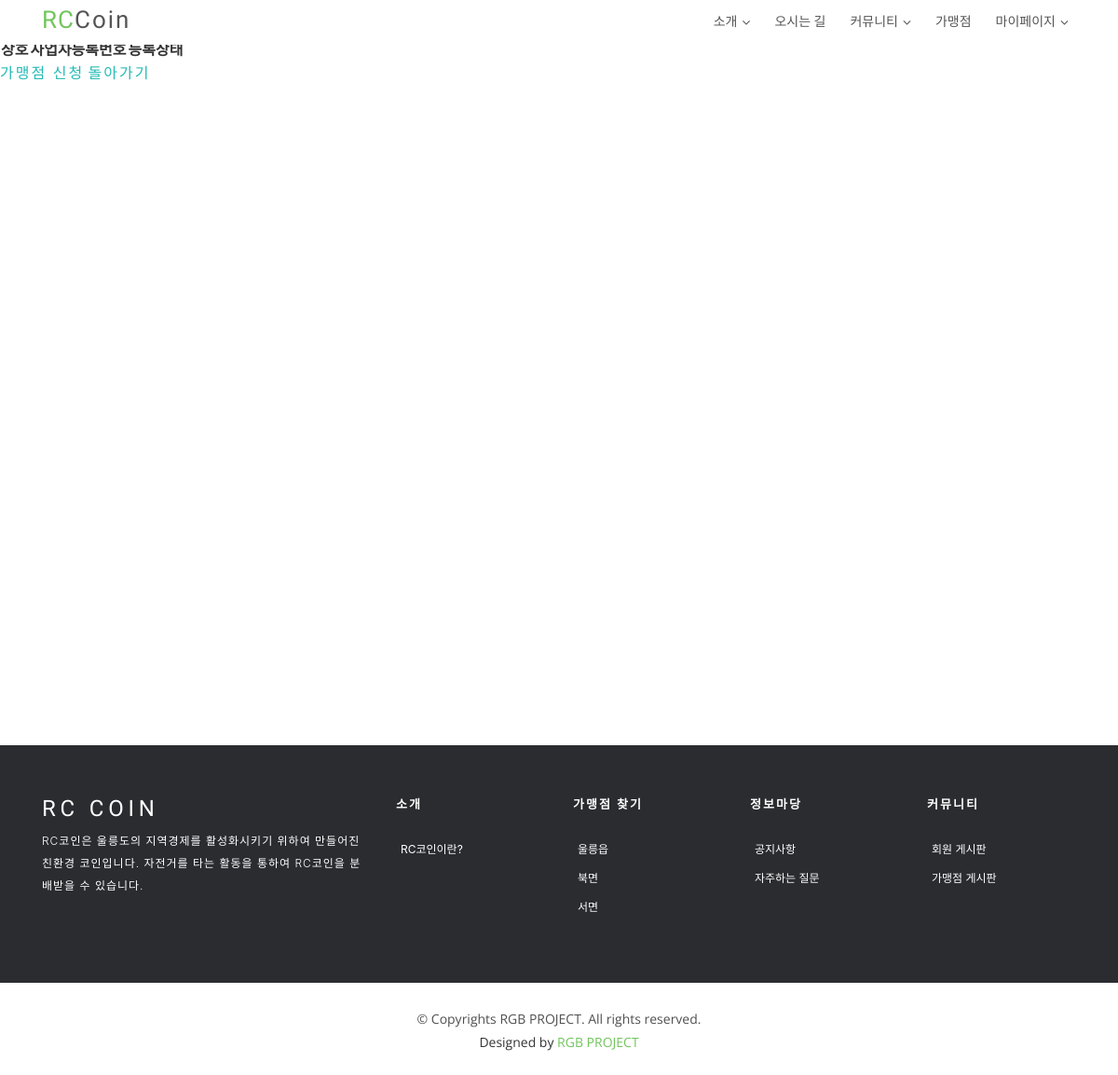
/store/list/ (signed in), run on an earlier commit of the app's database.
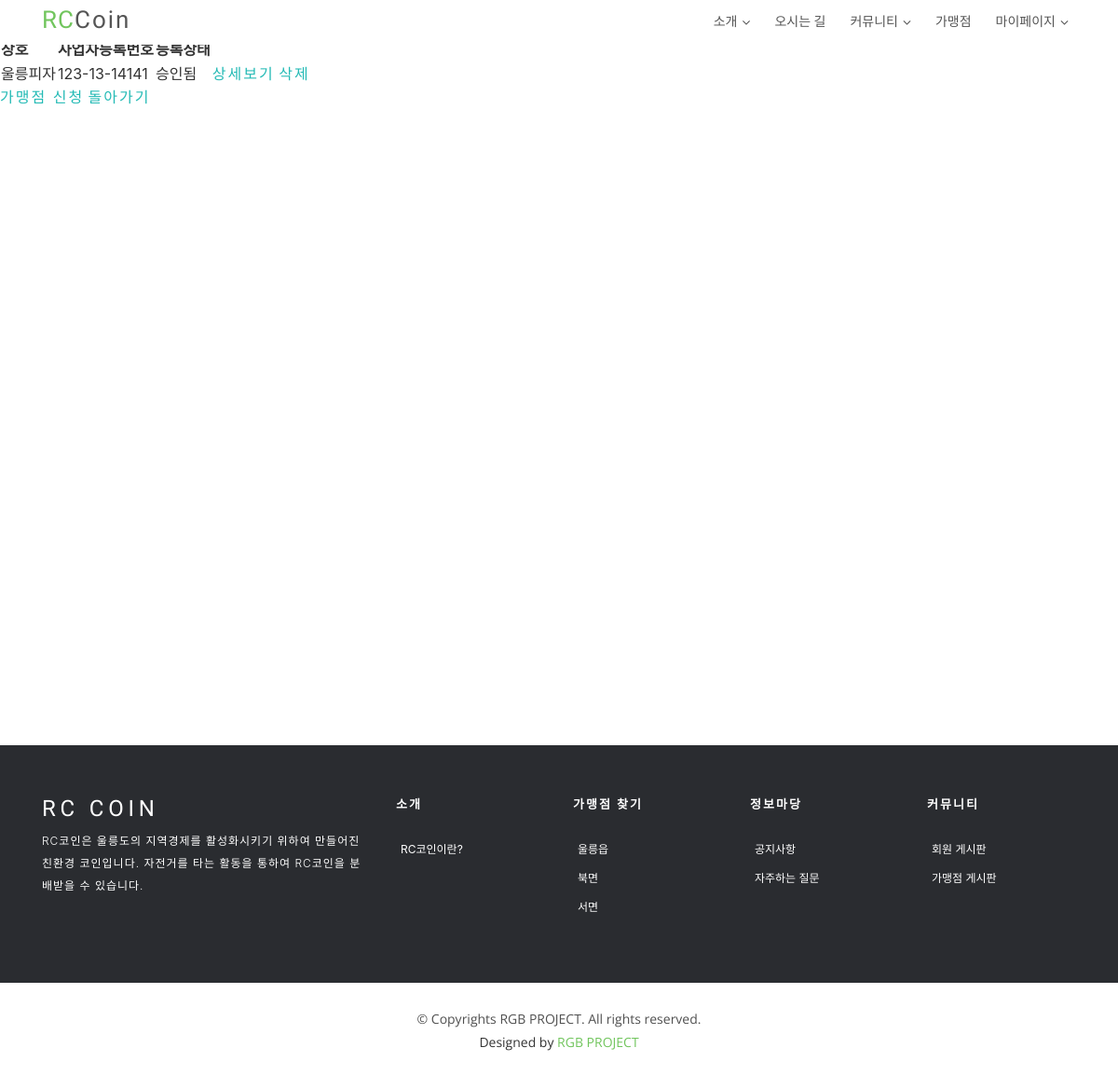
And on a later commit of the database.
### store/models.py (models this page shows, shortened)
@python_2_unicode_compatible
class Store(models.Model):
    name = models.CharField(max_length=100, null=True)
    corporate_number = models.CharField(max_length=12, null=True)
    representative = models.ForeignKey(User, null=True, on_delete=models.CASCADE)
    category = models.ForeignKey(Category, null=True, on_delete=models.CASCADE)
    location = models.ForeignKey(Location, null=True, on_delete=models.CASCADE)
    address = models.CharField(max_length=100, null=True)
    phone_number = models.CharField(max_length=15, null=True)
    url = models.CharField(max_length=100, null=True)
    opening_hour = models.CharField(max_length=2, null=True)
    opening_minute = models.CharField(max_length=2, null=True)
    closing_hour = models.CharField(max_length=2, null=True)
    closing_minute = models.CharField(max_length=2, null=True)
    description = models.TextField(blank=True)
    registered_date = models.DateTimeField(auto_now_add=True, null=True)
    modified_date = models.DateTimeField(auto_now=True)
    status = models.CharField(max_length=1, null=True)

### store/views.py (the view)
# urls.py: path('list/', StoreMyLV.as_view(), name='myList'),
class StoreMyLV(ListView):
    paginate_by = 10
    context_object_name = 'stores'
    template_name = 'store/myStore_list.html'
    def get_queryset(self):
        queryset = Store.objects.filter(representative=self.request.user.id).order_by('-id')
        return queryset

### templates/store/myStore_list.html
{% extends 'index_base.html' %}
{% load staticfiles %}
{% block content %}
<section id="hero">
    <div>
        <table>
            <tr>
                <th>상호</th>
                <th>사업자등록번호</th>
                <th>등록상태</th>
                <th></th>
            </tr>
            {% for store in stores %}
                {% if store.status != 'd' %}
                <tr>
                    <td>{{ store.name }}</td>
                    <td>{{ store.corporate_number }}</td>
                    <td>
                        {% if store.status == 'a' %}
                        승인됨
                        {% else %}
                        승인대기
                        {% endif %}
                    </td>
                    <td>
                        <a href="{% url 'store:read' store.id %}">상세보기</a>
                        <a href="{% url 'store:delete' store.id %}">삭제</a>
                    </td>
                </tr>
                {% endif %}
            {% endfor %}
        </table>
    </div>
    <div>
        <a href="{% url 'store:add' %}">가맹점 신청</a>
        <a href="{% url 'profile:account_myInfo' user.id %}">돌아가기</a>
    </div>
</section>
{% endblock %}

### templates/index_base.html (shortened to what this page needs)
<!DOCTYPE html>
<html lang="ko">
<head>
    {% load staticfiles %}
    <link href='{% static "lib/bootstrap/css/bootstrap.css" %}' rel="stylesheet">
    <link href='{% static "lib/owlcarousel/assets/owl.carousel.min.css" %}' rel="stylesheet">
    <link href='{% static "lib/owlcarousel/assets/owl.theme.default.min.css" %}' rel="stylesheet">
    <link href='{% static "lib/font-awesome/css/font-awesome.min.css" %}' rel="stylesheet">
    <link href='{% static "lib/animate/animate.min.css" %}' rel="stylesheet">
    <link href='{% static "lib/modal-video/css/modal-video.min.css" %}' rel="stylesheet">
    <link href='{% static "css/style.css" %}' rel="stylesheet">
</head>
<body>
{% block header %}
<header id="header" class="header header-hide">
    <div class="container">
        <div id="logo" class="pull-left">
            <h1><a href="{% url 'index' %}" class="scrollto"><span>RC</span>Coin</a></h1>
        </div>
        <nav id="nav-menu-container">
            <ul class="nav-menu">
                <li class="menu-has-children"><a href="{% url 'intro' %}">소개</a>
                </li>
                <li><a href="{% url 'map' %}">오시는 길</a>
                </li>
                <li class="menu-has-children"><a href="#community">커뮤니티</a>
                </li>
                <li><a href="">가맹점</a>
                </li>
                {% if user.is_authenticated %}
                <li class="menu-has-children"><a href="#myInfo">마이페이지</a>
                </li>
                {% else %}
                <li class="menu-has-children"><a href="{% url 'profile:signup' %}">회원가입</a></li>
                </li>
                <li><a href="{% url 'login' %}">로그인</a></li>
                {% endif %}
            </ul>
        </nav>
    </div>
</header>
{% endblock header %}
{% block content %} {% endblock content %}
{% block footer %}
<footer class="footer">
    <div class="container">
        <div class="row">
            <div class="col-md-12 col-lg-4">
                <div class="footer-logo">
                    <a class="navbar-brand" href="#">RC COIN</a>
                    <p>RC코인은 울릉도의 지역경제를 활성화시키기 위하여 만들어진 친환경 코인입니다. 자전거를 타는 활동을 통하여 RC코인을 분배받을 수 있습니다.</p>
                </div>
            </div>
            <div class="col-sm-6 col-md-3 col-lg-2">
                <div class="list-menu">
                    <h4>소개</h4>
                    <ul class="list-unstyled">
                        <li><a href="{% url 'intro' %}">RC코인이란?</a></li>
                    </ul>
                </div>
            </div>
            <div class="col-sm-6 col-md-3 col-lg-2">
                <div class="list-menu">
                    <h4>가맹점 찾기</h4>
                    <ul class="list-unstyled">
                        <li><a href="#">울릉읍</a></li>
                        <li><a href="#">북면</a></li>
                        <li><a href="#">서면</a></li>
                    </ul>
                </div>
            </div>
            <div class="col-sm-6 col-md-3 col-lg-2">
                <div class="list-menu">
                    <h4>정보마당</h4>
                    <ul class="list-unstyled">
                        <li><a href="#">공지사항</a></li>
                        <li><a href="#">자주하는 질문</a></li>
                    </ul>
                </div>
            </div>
            <div class="col-sm-6 col-md-3 col-lg-2">
                <div class="list-menu">
                    <h4>커뮤니티</h4>
                    <ul class="list-unstyled">
                        <li><a href="{% url 'board:list' %}">회원 게시판</a></li>
                        <li><a href="{% url 'board:list' %}">가맹점 게시판</a></li>
                    </ul>
                </div>
            </div>
        </div>
    </div>
    <div class="copyrights">
        <div class="container">
            <p>&copy; Copyrights RGB PROJECT. All rights reserved.</p>
            <div class="credits">
                Designed by <a href="https://bootstrapmade.com/">RGB PROJECT</a>
            </div>
        </div>
    </div>
</footer>
{% endblock footer %}
</body>
</html>

### static/css/style.css (style rules this page uses)
body { background-color: #fff; color: #333; }
h1, h2, h3, h4, h5, h6 { margin: 0; }
h4 { color: #000; font-size: 13px; font-weight: 700; letter-spacing: 2px; text-transform: uppercase; line-height: 2; }
a { letter-spacing: 2px; text-decoration: none; }
ul { letter-spacing: 1px; }
li { color: #626262; font-size: 13px; font-weight: 400; letter-spacing: 2px; line-height: 30px; text-transform: capitalize; }
p { color: #505050; font-size: 14px; font-weight: 300; letter-spacing: 0.5px; line-height: 2; margin-bottom: 20px; }
span { letter-spacing: 1px; }
#header { background: #fff; position: fixed; left: 0; top: 0; right: 0; height: 48px; z-index: 3; transition: all 0.5s ease; }
#header #logo { padding: 6px 0 0 0; }
#header #logo h1 { color: #505050; font-family: "Philosopher", sans-serif; font-size: 26px; font-weight: 500; letter-spacing: 1px; margin: 0; }
#header #logo h1 a { color: #555; line-height: 1; display: inline-block; text-decoration: none; }
#header #logo h1 a span { color: #71c55d; }
#hero { width: 100%; height: calc(100vh - 40px); background: url(../img/hero-bg.png) center bottom no-repeat; background-size: 100%; position: relative; margin-top: 40px; }
@media (min-width: 1025px) { #hero { background-attachment: fixed; } }
.nav-menu, .nav-menu * { margin: 0; padding: 0; list-style: none; }
.nav-menu li { position: relative; white-space: nowrap; }
.nav-menu > li { float: left; }
.sf-arrows .sf-with-ul { padding-right: 22px; }
.sf-arrows .sf-with-ul:after { content: "\f107"; position: absolute; right: 8px; margin-top: 1px; font-family: FontAwesome; font-style: normal; font-weight: normal; }
#nav-menu-container { float: right; margin: 0 0 0 0; }
.nav-menu a { padding: 8px 8px; text-decoration: none; display: inline-block; color: #555; font-family: "Roboto", sans-serif; font-weight: 400; font-size: 14px; outline: none; letter-spacing: 0; transition: 0.3s; }
.nav-menu > li { margin-left: 10px; }
#mobile-nav { position: fixed; top: 0; padding-top: 18px; bottom: 0; z-index: 998; background: rgba(52, 59, 64, 0.9); left: -260px; width: 260px; overflow-y: auto; transition: 0.4s; }
#mobile-nav ul { padding: 0; margin: 0; list-style: none; }
#mobile-nav ul li { position: relative; }
#mobile-nav ul li a { color: #fff; font-size: 14px; overflow: hidden; padding: 6px 22px 6px 15px; position: relative; text-decoration: none; width: 100%; display: block; outline: none; letter-spacing: 0; }
.footer { background: #2a2c30; padding-top: 50px; }
.footer .footer-logo .navbar-brand { color: #fff; display: inline-block; float: none; font-family: "Philosopher", sans-serif; font-size: 24px; font-weight: 500; height: 100%; letter-spacing: 0.2em; padding-left: 0; padding-top: 0; }
.footer .footer-logo p { color: #fff; font-size: 12px; letter-spacing: 1px; }
.footer .list-menu > h4 { color: #fff; padding-bottom: 20px; }
.footer .list-menu ul li a { color: #fff; font-size: 12px; padding-left: 5px; text-decoration: none; letter-spacing: 0; }
.footer .copyrights { background: #fff; margin-top: 50px; text-align: center; padding: 25px; }
.footer .copyrights p, .footer .copyrights .credits { margin: 0; padding: 0; font-family: "Open Sans", sans-serif; font-weight: normal; font-size: 14px; letter-spacing: 0; }
.footer .copyrights p a, .footer .copyrights .credits a { letter-spacing: 0; color: #71c55d; }
a { color: #23bab5; }
ul { list-style-type: none; }

What changed in the data, as far as the page shows it:
added Store: name "울릉피자", corporate_number "123-13-14141", status "승인됨"
